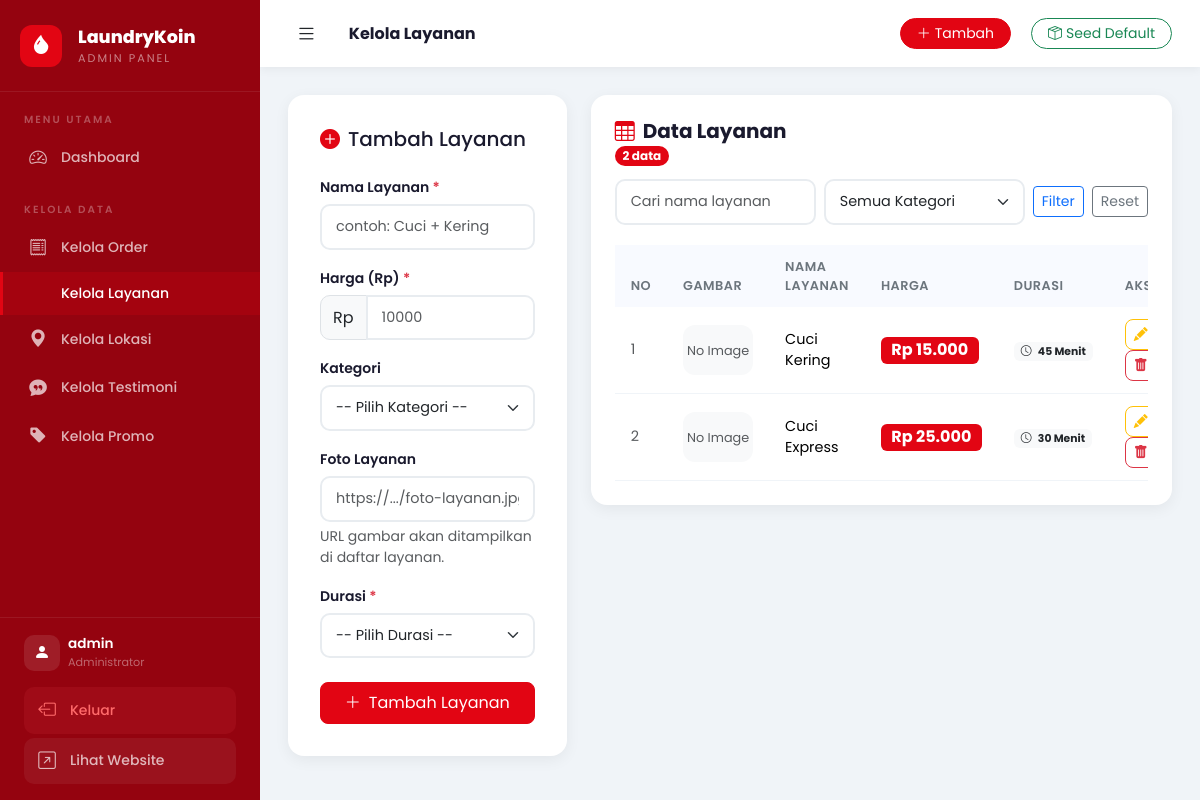
/admin/layanan.php (signed in), run on the app's committed database.
### tables this page shows
CREATE TABLE `layanan` (
  `id` INT UNSIGNED NOT NULL AUTO_INCREMENT,
  `nama_layanan` VARCHAR(255) NOT NULL,
  `harga` INT UNSIGNED NOT NULL,
  `durasi` VARCHAR(100) NOT NULL,
  PRIMARY KEY (`id`)
);

### includes/koneksi.php (called while the page is built, shortened)
<?php
function query(mysqli $koneksi, string $sql)
{
    return mysqli_query($koneksi, $sql);
}
function formatRupiah($value)
{
    return 'Rp ' . number_format((float) $value, 0, ',', '.');
}

### admin/layanan.php (the view, shortened to what this page needs)
<?php
require_once __DIR__ . '/../includes/koneksi.php';
$koneksi->query("ALTER TABLE layanan ADD COLUMN IF NOT EXISTS category VARCHAR(100) NOT NULL DEFAULT ''");
$koneksi->query("ALTER TABLE layanan ADD COLUMN IF NOT EXISTS image_url VARCHAR(255) NOT NULL DEFAULT ''");
$action  = $_GET['action'] ?? 'list';
$edit_data = null;
$where = [];
$sqlAll = 'SELECT * FROM layanan' . (count($where) ? ' WHERE ' . implode(' AND ', $where) : '') . ' ORDER BY id ASC';
$all_layanan = query($koneksi, $sqlAll);
?>
<!DOCTYPE html>
<html lang="id">
<head>
    <link rel="stylesheet" href="https://cdn.jsdelivr.net/npm/bootstrap@5.3.2/dist/css/bootstrap.min.css">
    <link rel="stylesheet" href="https://cdn.jsdelivr.net/npm/bootstrap-icons@1.11.3/font/bootstrap-icons.min.css">
    <link rel="stylesheet" href="../assets/css/admin.css">
</head>
<body>
<?php include 'includes/sidebar.php'; ?>
<div class="main-wrapper">
    <div class="admin-topbar">
        <div class="d-flex align-items-center gap-3">
            <button type="button" class="btn btn-sm" onclick="toggleSidebar()" style="background:none;border:none;font-size:1.3rem">
                <i class="bi bi-list"></i>
            </button>
            <div class="topbar-title">
                <i class="bi bi-washing-machine me-2 text-primary"></i>Kelola Layanan
            </div>
        </div>
        <div class="topbar-right">
            <a href="layanan.php?action=tambah" class="btn btn-primary btn-sm rounded-pill px-3">
                <i class="bi bi-plus-lg me-1"></i>Tambah
            </a>
            <form method="POST" class="d-inline ms-2">
                <button type="submit" class="btn btn-sm btn-outline-success rounded-pill px-3">
                    <i class="bi bi-box-seam me-1"></i>Seed Default
                </button>
            </form>
        </div>
    </div>
    <div class="content-area">
        <div class="row g-4">
            <div class="col-lg-4">
                <div class="form-card">
                    <h5 class="fw-700 mb-4">
                        <?php if ($action === 'edit' && $edit_data): ?>
                        <i class="bi bi-pencil-fill text-warning me-2"></i>Edit Layanan
                        <?php else: ?>
                        <i class="bi bi-plus-circle-fill text-primary me-2"></i>Tambah Layanan
                        <?php endif; ?>
                    </h5>
                    <form method="POST" action="layanan.php">
                        <div class="mb-3">
                            <label class="form-label">Nama Layanan <span class="text-danger">*</span></label>
                            <input type="text"
                                   name="nama_layanan"
                                   class="form-control"
                                   placeholder="contoh: Cuci + Kering"
                                   value="<?= htmlspecialchars($edit_data['nama_layanan'] ?? '') ?>"
                                   required>
                        </div>
                        <div class="mb-3">
                            <label class="form-label">Harga (Rp) <span class="text-danger">*</span></label>
                            <div class="input-group">
                                <span class="input-group-text" style="border-radius:10px 0 0 10px">Rp</span>
                                <input type="number"
                                       name="harga"
                                       class="form-control"
                                       placeholder="10000"
                                       min="1000"
                                       value="<?= $edit_data['harga'] ?? '' ?>"
                                       required>
                            </div>
                        </div>
                        <div class="mb-3">
                            <label class="form-label">Kategori</label>
                            <select name="category" class="form-select">
                                <option value="" <?= (isset($edit_data['category']) && $edit_data['category']==='') ? 'selected' : '' ?>>-- Pilih Kategori --</option>
                            </select>
                        </div>
                        <div class="mb-3">
                            <label class="form-label">Foto Layanan</label>
                            <input type="text"
                                   name="image_url"
                                   class="form-control"
                                   placeholder="https://.../foto-layanan.jpg"
                                   value="<?= htmlspecialchars($edit_data['image_url'] ?? '') ?>">
                            <div class="form-text">URL gambar akan ditampilkan di daftar layanan.</div>
                        </div>
                        <div class="mb-4">
                            <label class="form-label">Durasi <span class="text-danger">*</span></label>
                            <select name="durasi" class="form-select" required>
                                <option value="">-- Pilih Durasi --</option>
                            </select>
                        </div>
                        <div class="d-grid gap-2">
                            <button type="submit" class="btn btn-primary rounded-3 py-2 fw-600">
                                <?php if ($action === 'edit'): ?>
                                <i class="bi bi-save me-2"></i>Simpan Perubahan
                                <?php else: ?>
                                <i class="bi bi-plus-lg me-2"></i>Tambah Layanan
                                <?php endif; ?>
                            </button>
                        </div>
                    </form>
                </div>
            </div>
            <div class="col-lg-8">
                <div class="data-table-wrap">
                    <div class="table-header d-flex align-items-center justify-content-between">
                        <div>
                            <h5><i class="bi bi-table me-2 text-primary"></i>Data Layanan</h5>
                            <span class="badge bg-primary rounded-pill">
                                <?= $all_layanan ? mysqli_num_rows($all_layanan) : 0 ?> data
                            </span>
                        </div>
                        <form method="GET" class="d-flex align-items-center" style="gap:.5rem">
                            <input type="text" name="q" class="form-control form-control-sm" placeholder="Cari nama layanan" value="<?= htmlspecialchars($_GET['q'] ?? '') ?>">
                            <select name="category" class="form-select form-select-sm">
                                <option value="">Semua Kategori</option>
                            </select>
                            <button class="btn btn-sm btn-outline-primary" type="submit">Filter</button>
                            <a href="layanan.php" class="btn btn-sm btn-outline-secondary">Reset</a>
                        </form>
                    </div>
                    <div class="table-responsive">
                        <table class="table table-hover mb-0">
                            <thead>
                                <tr>
                                    <th width="50">No</th>
                                    <th>Gambar</th>
                                    <th>Nama Layanan</th>
                                    <th>Harga</th>
                                    <th>Durasi</th>
                                    <th width="120">Aksi</th>
                                </tr>
                            </thead>
                            <tbody>
                                <?php
                                if ($all_layanan && mysqli_num_rows($all_layanan) > 0):
                                    $no = 1;
                                    while ($row = mysqli_fetch_assoc($all_layanan)):
                                ?>
                                <tr>
                                    <td class="text-muted fw-500"><?= $no++ ?></td>
                                    <td>
                                        <?php if (!empty($row['image_url'])): ?>
                                            <img src="<?= htmlspecialchars($row['image_url']) ?>" alt="<?= htmlspecialchars($row['nama_layanan']) ?>" class="img-thumbnail" style="width:70px;height:50px;object-fit:cover;border-radius:12px">
                                        <?php else: ?>
                                            <div class="bg-light text-center text-muted" style="width:70px;height:50px;display:flex;align-items:center;justify-content:center;border-radius:12px;font-size:0.8rem;">No Image</div>
                                        <?php endif; ?>
                                    </td>
                                    <td>
                                        <span class="fw-700"><?= htmlspecialchars($row['nama_layanan']) ?></span>
                                    </td>
                                    <td>
                                        <span class="badge bg-primary fs-6 fw-600">
                                            <?= formatRupiah($row['harga']) ?>
                                        </span>
                                    </td>
                                    <td>
                                        <span class="badge bg-light text-dark">
                                            <i class="bi bi-clock me-1"></i>
                                            <?= htmlspecialchars($row['durasi']) ?>
                                        </span>
                                    </td>
                                    <td>
                                        <a href="layanan.php?action=edit&id=<?= $row['id'] ?>"
                                           class="btn btn-sm btn-outline-warning me-1"
                                           style="border-radius:8px"
                                           title="Edit">
                                            <i class="bi bi-pencil-fill"></i>
                                        </a>
                                        <a href="layanan.php?action=hapus&id=<?= $row['id'] ?>"
                                           class="btn btn-sm btn-outline-danger"
                                           style="border-radius:8px"
                                           title="Hapus"
                                           onclick="return confirm('Yakin ingin menghapus layanan \'<?= htmlspecialchars($row['nama_layanan']) ?>\'?')">
                                            <i class="bi bi-trash-fill"></i>
                                        </a>
                                    </td>
                                </tr>
                                <?php
                                    endwhile;
                                endif; ?>
                            </tbody>
                        </table>
                    </div>
                </div>
            </div>
        </div>
    </div>
</div>
</body>
</html>

### assets/css/admin.css (style rules this page uses)
:root { --sidebar-width: 260px; --brand-red: #e20513; --brand-red-dark: #b1000f; --brand-yellow: #ffd500; --brand-light: #ffffff; --sidebar-bg: #94030f; --sidebar-hover: rgba(255,213,0,0.12); --sidebar-active: rgba(226,5,19,0.20); --bs-primary: #e20513; }
.btn-primary { background: var(--brand-red); border-color: var(--brand-red); color: var(--brand-light); }
.bg-primary { background-color: var(--brand-red) !important; color: var(--brand-light) !important; }
.text-primary { color: var(--brand-red) !important; }
.badge.bg-primary { background-color: var(--brand-red) !important; color: var(--brand-light) !important; }
* { box-sizing: border-box; margin: 0; padding: 0; }
body { font-family: 'Poppins', sans-serif; background: #f0f4f8; color: #1a1a2e; display: flex; min-height: 100vh; }
.main-wrapper { margin-left: var(--sidebar-width); flex: 1; display: flex; flex-direction: column; min-height: 100vh; }
.admin-topbar { background: white; padding: 14px 28px; display: flex; align-items: center; justify-content: space-between; box-shadow: 0 2px 10px rgba(0,0,0,0.06); position: sticky; top: 0; z-index: 999; }
.topbar-title { font-size: 1rem; font-weight: 700; color: #1a1a2e; }
.topbar-right { display: flex; align-items: center; gap: 12px; }
.content-area { padding: 28px; flex: 1; }
.data-table-wrap { background: white; border-radius: 16px; padding: 24px; box-shadow: 0 4px 15px rgba(0,0,0,0.06); }
.table-header { display: flex; align-items: center; justify-content: space-between; margin-bottom: 20px; flex-wrap: wrap; gap: 12px; }
.table-header h5 { font-weight: 700; color: #1a1a2e; margin: 0; }
.table thead th { background: #f8faff; font-size: 0.8rem; font-weight: 600; color: #6c757d; text-transform: uppercase; letter-spacing: 0.5px; border: none; padding: 12px 16px; }
.table tbody td { padding: 12px 16px; vertical-align: middle; border-color: #f0f4f8; font-size: 0.9rem; }
.form-card { background: white; border-radius: 16px; padding: 32px; box-shadow: 0 4px 15px rgba(0,0,0,0.06); }
.form-label { font-weight: 600; font-size: 0.875rem; color: #1a1a2e; margin-bottom: 6px; }
.form-control, .form-select { border-radius: 10px; border: 2px solid #e8ecf0; padding: 10px 14px; font-size: 0.9rem; transition: all 0.2s; }

### data on the page
layanan: nama_layanan "Cuci Kering", harga "Rp 15.000", durasi "45 Menit"
layanan: nama_layanan "Cuci Express", harga "Rp 25.000", durasi "30 Menit"

### other printed values
$_SESSION['admin_username'] "admin"
mysqli_num_rows($all_layanan) "2"
